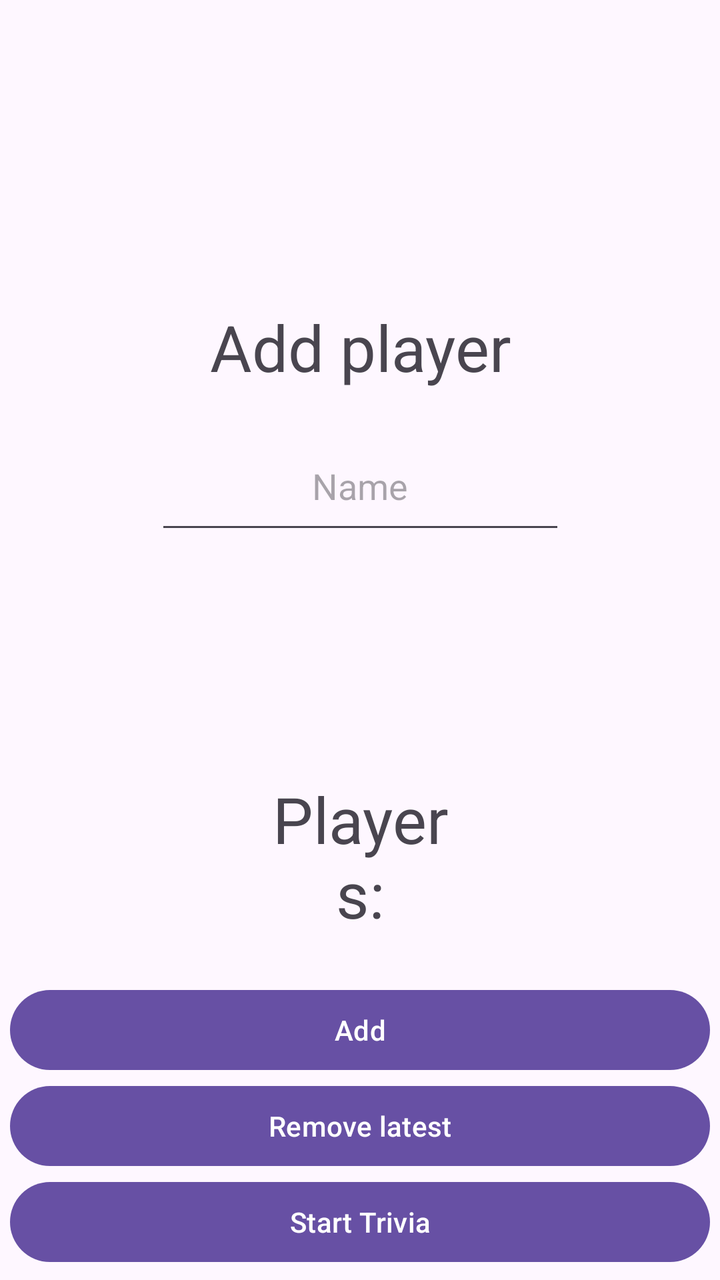
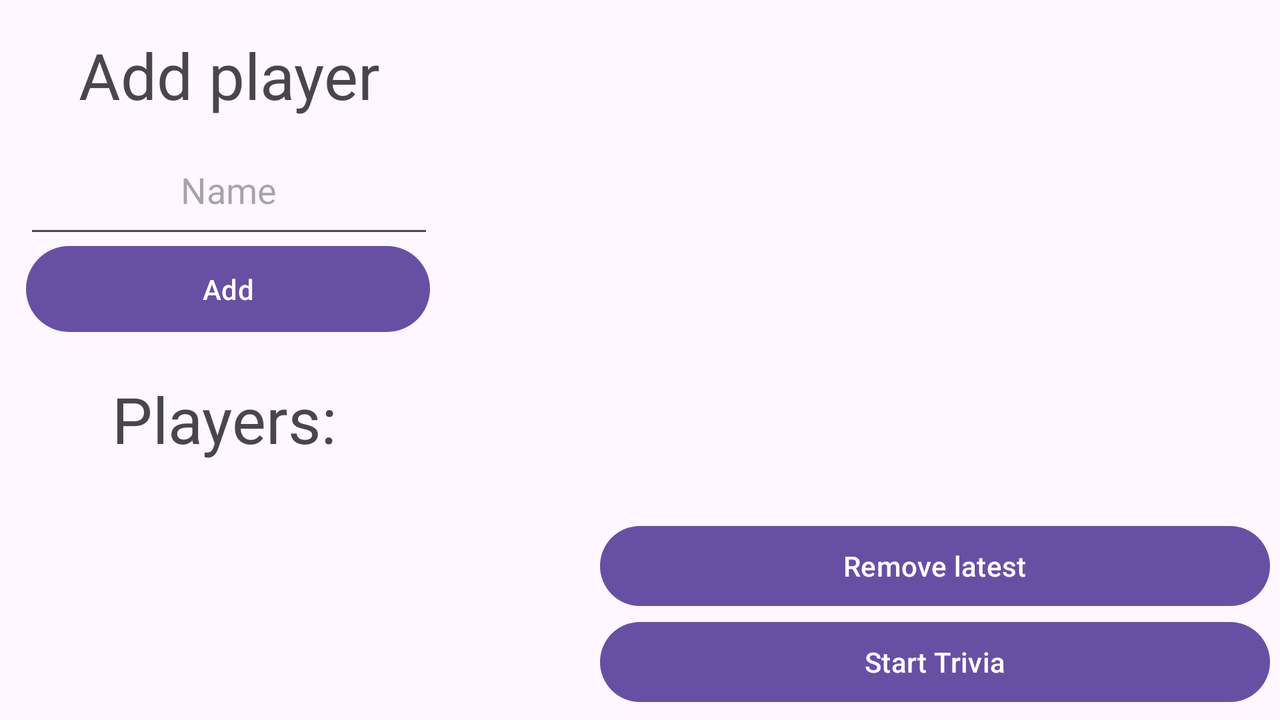

Compare how this app lays out the same screen by default and in its alternative resource folder. The renders come first, then the two layout files and the values they reference.
<!-- AndroidManifest.xml: application theme Theme.Harjoitusprojekti -->
<!-- res/layout/activity_main.xml -->
<?xml version="1.0" encoding="utf-8"?>
<androidx.constraintlayout.widget.ConstraintLayout xmlns:android="http://schemas.android.com/apk/res/android"
    xmlns:app="http://schemas.android.com/apk/res-auto"
    xmlns:tools="http://schemas.android.com/tools"
    android:layout_width="match_parent"
    android:layout_height="match_parent"
    tools:context=".MainActivity">


    <Button
        android:id="@+id/button"
        android:layout_width="0dp"
        android:layout_height="wrap_content"
        android:layout_marginStart="5dp"
        android:layout_marginEnd="5dp"
        android:layout_marginBottom="5dp"
        android:onClick="startTrivia"
        android:text="@string/start_trivia"
        app:layout_constraintBottom_toBottomOf="parent"
        app:layout_constraintEnd_toEndOf="parent"
        app:layout_constraintStart_toStartOf="parent" />

    <TextView
        android:id="@+id/addPlayerTextView"
        android:layout_width="wrap_content"
        android:layout_height="wrap_content"
        android:layout_marginStart="130dp"
        android:layout_marginTop="152dp"
        android:layout_marginEnd="130dp"
        android:text="@string/add_player"
        android:textAlignment="center"
        android:textSize="32sp"
        app:layout_constraintEnd_toEndOf="parent"
        app:layout_constraintStart_toStartOf="parent"
        app:layout_constraintTop_toTopOf="parent" />

    <TextView
        android:id="@+id/playersTextView"
        android:layout_width="0dp"
        android:layout_height="wrap_content"
        android:layout_marginStart="130dp"
        android:layout_marginTop="388dp"
        android:layout_marginEnd="130dp"
        android:text="@string/players"
        android:textAlignment="center"
        android:textSize="32sp"
        app:layout_constraintEnd_toEndOf="parent"
        app:layout_constraintHorizontal_bias="0.0"
        app:layout_constraintStart_toStartOf="parent"
        app:layout_constraintTop_toTopOf="parent" />

    <EditText
        android:id="@+id/addPlayerEditText"
        android:layout_width="205dp"
        android:layout_height="61dp"
        android:layout_marginTop="16dp"
        android:height="48dp"
        android:autofillHints=""
        android:ems="10"
        android:hint="@string/name"
        android:inputType="text"
        android:textAlignment="center"
        app:layout_constraintEnd_toEndOf="parent"
        app:layout_constraintStart_toStartOf="parent"
        app:layout_constraintTop_toBottomOf="@+id/addPlayerTextView" />

    <Button
        android:id="@+id/addButton"
        android:layout_width="0dp"
        android:layout_height="wrap_content"
        android:layout_marginStart="5dp"
        android:layout_marginEnd="5dp"
        android:onClick="addPlayer"
        android:text="@string/add"
        app:layout_constraintBottom_toTopOf="@+id/removeButton"
        app:layout_constraintEnd_toEndOf="parent"
        app:layout_constraintHorizontal_bias="0.0"
        app:layout_constraintStart_toStartOf="parent" />

    <Button
        android:id="@+id/removeButton"
        android:layout_width="0dp"
        android:layout_height="wrap_content"
        android:layout_marginStart="5dp"
        android:layout_marginEnd="5dp"
        android:onClick="removePlayer"
        android:text="@string/remove_latest"
        app:layout_constraintBottom_toTopOf="@+id/button"
        app:layout_constraintEnd_toEndOf="parent"
        app:layout_constraintHorizontal_bias="0.0"
        app:layout_constraintStart_toStartOf="parent" />

    <TextView
        android:id="@+id/errorTextView"
        android:layout_width="wrap_content"
        android:layout_height="wrap_content"
        android:layout_marginTop="44dp"
        android:textColor="#FF3838"
        android:textSize="30sp"
        app:layout_constraintEnd_toEndOf="parent"
        app:layout_constraintHorizontal_bias="0.498"
        app:layout_constraintStart_toStartOf="parent"
        app:layout_constraintTop_toTopOf="parent" />
</androidx.constraintlayout.widget.ConstraintLayout>
<!-- resources referenced by this layout -->
<resources>
  <string name="add">Add</string>
  <string name="add_player">Add player</string>
  <string name="name">Name</string>
  <string name="players">Players:\n\n</string>
  <string name="remove_latest">Remove latest</string>
  <string name="start_trivia">Start Trivia</string>
  <style name="Theme.Harjoitusprojekti" parent="Base.Theme.Harjoitusprojekti" />
  <style name="Base.Theme.Harjoitusprojekti" parent="Theme.Material3.DayNight.NoActionBar">
          
          
      </style>
</resources>
<!-- res/layout-land/activity_main.xml (the repository's variant of the layout above) -->
<!-- drawn on the phone turned sideways -->
<?xml version="1.0" encoding="utf-8"?>
<androidx.constraintlayout.widget.ConstraintLayout xmlns:android="http://schemas.android.com/apk/res/android"
    xmlns:app="http://schemas.android.com/apk/res-auto"
    xmlns:tools="http://schemas.android.com/tools"
    android:layout_width="match_parent"
    android:layout_height="match_parent"
    tools:context=".MainActivity">


    <Button
        android:id="@+id/button"
        android:layout_width="0dp"
        android:layout_height="wrap_content"
        android:layout_marginStart="300dp"
        android:layout_marginEnd="5dp"
        android:layout_marginBottom="5dp"
        android:onClick="startTrivia"
        android:text="@string/start_trivia"
        app:layout_constraintBottom_toBottomOf="parent"
        app:layout_constraintEnd_toEndOf="parent"
        app:layout_constraintStart_toStartOf="parent" />

    <TextView
        android:id="@+id/addPlayerTextView"
        android:layout_width="205dp"
        android:layout_height="43dp"
        android:layout_marginStart="12dp"
        android:layout_marginTop="16dp"
        android:text="@string/add_player"
        android:textAlignment="center"
        android:textSize="32sp"
        app:layout_constraintStart_toStartOf="parent"
        app:layout_constraintTop_toTopOf="parent" />

    <TextView
        android:id="@+id/playersTextView"
        android:layout_width="0dp"
        android:layout_height="wrap_content"
        android:layout_marginStart="56dp"
        android:layout_marginTop="64dp"
        android:text="@string/players"
        android:textAlignment="center"
        android:textSize="32sp"
        app:layout_constraintStart_toStartOf="parent"
        app:layout_constraintTop_toBottomOf="@+id/addPlayerEditText" />

    <EditText
        android:id="@+id/addPlayerEditText"
        android:layout_width="205dp"
        android:layout_height="61dp"
        android:layout_marginStart="12dp"
        android:layout_marginTop="4dp"
        android:height="48dp"
        android:autofillHints=""
        android:ems="10"
        android:hint="@string/name"
        android:inputType="text"
        android:textAlignment="center"
        app:layout_constraintStart_toStartOf="parent"
        app:layout_constraintTop_toBottomOf="@+id/addPlayerTextView" />

    <Button
        android:id="@+id/addButton"
        android:layout_width="202dp"
        android:layout_height="51dp"
        android:layout_marginStart="13dp"
        android:layout_marginTop="56dp"
        android:onClick="addPlayer"
        android:text="@string/add"
        app:layout_constraintStart_toStartOf="parent"
        app:layout_constraintTop_toTopOf="@+id/addPlayerEditText" />

    <Button
        android:id="@+id/removeButton"
        android:layout_width="0dp"
        android:layout_height="wrap_content"
        android:layout_marginStart="300dp"
        android:layout_marginEnd="5dp"
        android:onClick="removePlayer"
        android:text="@string/remove_latest"
        app:layout_constraintBottom_toTopOf="@+id/button"
        app:layout_constraintEnd_toEndOf="parent"
        app:layout_constraintHorizontal_bias="0.0"
        app:layout_constraintStart_toStartOf="parent" />

    <TextView
        android:id="@+id/errorTextView"
        android:layout_width="wrap_content"
        android:layout_height="wrap_content"
        android:layout_marginStart="300dp"
        android:layout_marginTop="80dp"
        android:textColor="#FF3838"
        android:textSize="30sp"
        app:layout_constraintStart_toStartOf="parent"
        app:layout_constraintTop_toTopOf="parent" />
</androidx.constraintlayout.widget.ConstraintLayout>
